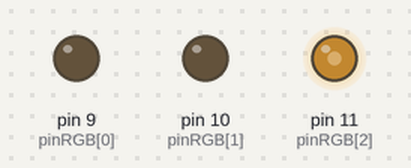
The sketch below on a simulated Arduino Uno, built with avr-gcc and run on an emulated ATmega328P. On the bench: output pins drawn as LEDs (lit = HIGH).

Above: at 5.5 s.
Timing chart, 0 to 40.0 s (numbered marks = the images above):
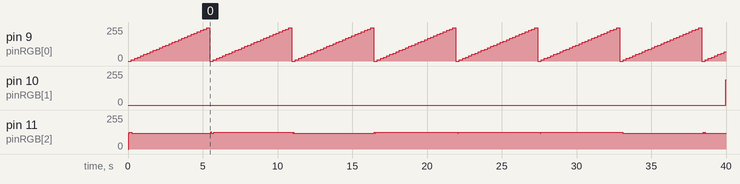

The sketch:

UD3_LEDRGB_Arcoiris.ino
```cpp
/**
 * Unidad 3: LED RGB Arco Iris
 *
 * Recorremos todo el espectro de colores reproducible con 24bits
 */

byte pinRGB[] = {9, 10, 11};


void setup() {

  for (byte i = 0; i < 3; i++) {
    pinMode(pinRGB[i], OUTPUT);
  }
  //Serial.begin(9600);
}

/**
 * Función que activa los pines correspondientes para mostrar
 * el color que se le pasa en forma de array
 */
void color(byte RGB[]) {

  for (byte i = 0; i < 3; i++) {
    analogWrite(pinRGB[i], RGB[i]);
  }
}

void loop() {

  byte c[3];

  for (int r = 0; r < 256; r+=10) {
    for (int g = 100; g < 256; g+=5) {
      for (int b = 0; b < 256; b++) {

        byte c[] = {r,g,b};

        color(c);
        /*
        Serial.print(r);
        Serial.print(',');
        Serial.print(g);
        Serial.print(',');
        Serial.println(b);
        */
      }
    }
  }


}
```

Measured:
- by itself, pin 9 (pinRGB[0]): ramps from 0/255 to 250/255 and jumps back, once every 5.5 s
- by itself, pin 10 (pinRGB[1]): 0/255 → 190/255 at 40.0 s
